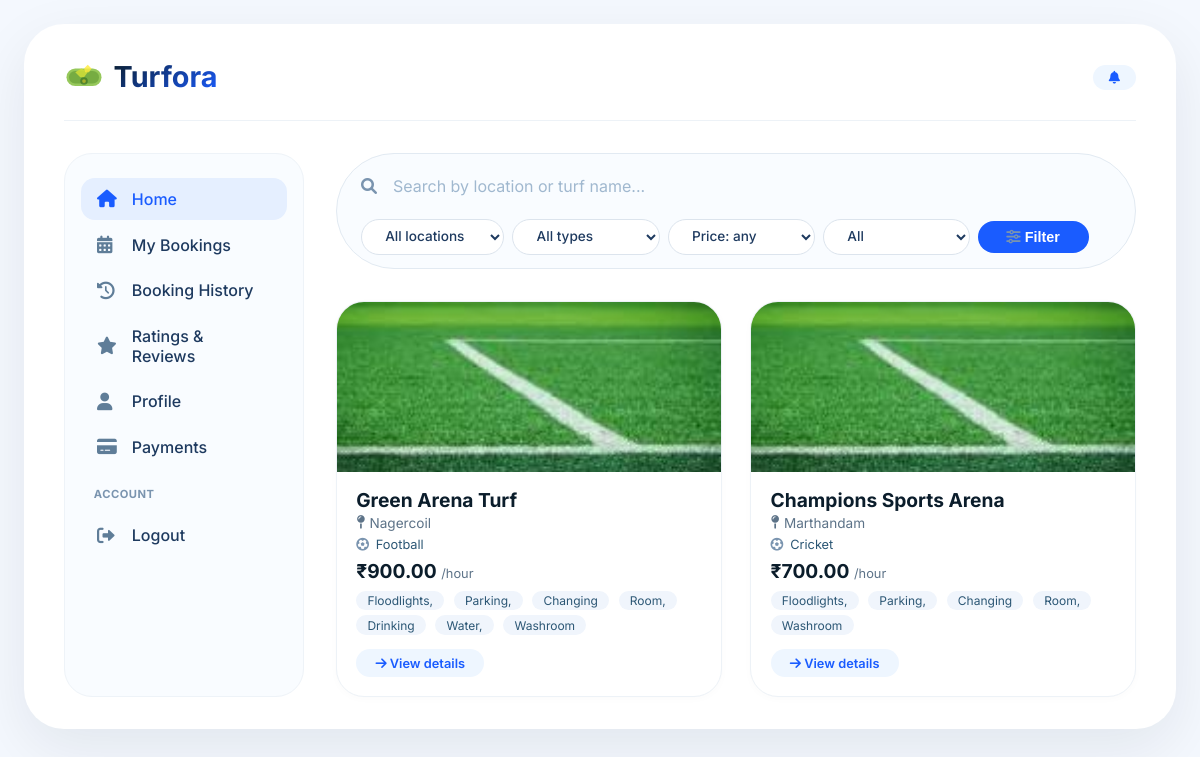
The app's page /home/1/ with its own data.
### turforaapp/models.py (models this page shows, shortened)
class Turf(models.Model):
    turf_name = models.CharField(max_length=100)
    location = models.CharField(max_length=100)
    turf_type = models.CharField(max_length=50)
    image = models.ImageField(upload_to='turf_images/', blank=True, null=True)
    description = models.TextField()
    price_per_hour = models.DecimalField(max_digits=10, decimal_places=2)
    available_facilities = models.TextField()
    rating = models.DecimalField(max_digits=3, decimal_places=1, default=0.0)
    address = models.CharField(max_length=255)
    opening_time = models.TimeField()
    closing_time = models.TimeField()
    is_active = models.BooleanField(default=True)

### turforaapp/views.py (the view)
# urls.py: 2. Add a URL to urlpatterns:  path('', views.home, name='home')
def home(request,id):
    user=Playerdetail.objects.get(id=id)
    query = request.GET.get('q', '')
    location = request.GET.get('location', '')
    turf_type = request.GET.get('turf_type', '')
    price_per_hour = request.GET.get('price_per_hour', '')
    availability = request.GET.get('availability', '')
    turfs = Turf.objects.all()
    if query:
        turfs = turfs.filter(
            Q(turf_name__icontains=query) |
            Q(location__icontains=query)
        )
    if location:
        turfs = turfs.filter(location__icontains=location)
    if turf_type:
        turfs = turfs.filter(turf_type__iexact=turf_type)
    if price_per_hour == 'low':
        turfs = turfs.filter(price_per_hour__lt=500)
    elif price_per_hour == 'medium':
        turfs = turfs.filter(
            price_per_hour__gte=500,
            price_per_hour__lte=1000
        )
    elif price_per_hour == 'high':
        turfs = turfs.filter(price_per_hour__gt=1000)
    if availability:
        turfs = turfs.filter(status=availability)
    return render(request, 'home.html', {
        'user': user,
        'turfs': turfs,
        'query': query,
        'location': location,
        'turf_type': turf_type,
        'price_per_hour': price_per_hour,
        'availability': availability
    })

### turforaapp/templates/home.html (shortened to what this page needs)
<!DOCTYPE html>
<html lang="en">
<head>
    <link rel="stylesheet" href="https://cdnjs.cloudflare.com/ajax/libs/font-awesome/6.0.0-beta3/css/all.min.css" />
</head>
<body>
    <div class="app">
        <header class="header">
            <div class="logo">
                <span>Turfora</span>
            </div>
            <div class="header-actions">
                <a href="{% url 'notifications' %}">
                    <span class="badge"><i class="fas fa-bell"></i> </span></a>
            </div>
        </header>
        <div class="dashboard-grid">
            <aside class="sidebar">
                <a href="#" class="menu-item active"><i class="fas fa-home"></i> Home</a>
                <a href="{% url 'mybookings' user.id%}" class="menu-item"><i class="fas fa-calendar-alt"></i> My Bookings</a>
                <a href="{% url 'booking_history' user.id%}" class="menu-item"><i class="fas fa-history"></i> Booking History</a>
                <a href="{% url 'reviews_ratings'%}" class="menu-item"><i class="fas fa-star"></i> Ratings & Reviews</a>
                <a href="{% url 'userprofile' user.id%}" class="menu-item"><i class="fas fa-user"></i> Profile</a>
                <a href="#" class="menu-item"><i class="fas fa-credit-card"></i> Payments</a>
                <h4>account</h4>
                <a href="{% url 'login'%}" class="menu-item"><i class="fas fa-sign-out-alt"></i> Logout</a>
            </aside>
            <div class="main-content">
                <form method="GET" class="search-bar">
                    <i class="fas fa-search"></i>
                    <input type="text" name="q" placeholder="Search by location or turf name..." value="{{ query }}">
                    <div class="filter-group">
                        <select name="location">
                            <option value="">All locations</option>
                        </select>
                        <select name="turf_type">
                            <option value="">All types</option>
                        </select>
                        <select name="price">
                            <option value="">Price: any</option>
                        </select>
                        <select name="availability">
                            <option value="">All</option>
                        </select>
                        <button type="submit" class="btn-search">
                            <i class="fas fa-sliders-h"></i>
                            Filter
                        </button>
                    </div>
                </form>
                <div class="turf-grid">
                    {% for turf in turfs %}
                    <div class="turf-card">
                        {% if turf.image %}
                        <img src="{{ turf.image.url }}" alt="{{ turf.turf_name }}">
                        {% else %}
                        <img src="https://via.placeholder.com/400x200?text=No+Image" alt="No image">
                        {% endif %}
                        <div class="turf-body">
                            <h3>{{ turf.turf_name }}</h3>
                            <div class="location">
                                <i class="fas fa-map-pin"></i>
                                {{ turf.location }}
                            </div>
                            <div class="meta">
                                <span>
                                    <i class="fas fa-futbol"></i>
                                    {{ turf.turf_type }}
                                </span>
                            </div>
                            <div class="price">
                                ₹{{ turf.price_per_hour }}
                                <span style="font-weight:400;
                             font-size:0.8rem;
                             color:#5d7388;">
                                    /hour
                                </span>
                            </div>
                            <div class="facilities">
                                {% if turf.available_facilities %}
                                {% for facility in turf.available_facilities.split %}
                                <span>{{ facility }}</span>
                                {% endfor %}
                                {% endif %}
                            </div>
                            <a href="{% url 'turfdetails' turf.id %}" class="view-detail">
                                <i class="fas fa-arrow-right"></i>
                                View details
                            </a>
                        </div>
                    </div>
                    {% endfor %}
                </div>
            </div>
        </div>
    </div>
</body>
</html>

### turforaapp/templates/home.html (style rules this page uses)
* { margin: 0; padding: 0; box-sizing: border-box; }
body { font-family: 'Inter', sans-serif; background: #f4f8fe; color: #0b1d2b; padding: 1.5rem; }
.app { max-width: 1400px; margin: 0 auto; background: #ffffff; border-radius: 40px; box-shadow: 0 20px 60px rgba(0, 20, 40, 0.08); padding: 2rem 2.5rem; }
.header { display: flex; justify-content: space-between; align-items: center; flex-wrap: wrap; gap: 1rem 2rem; padding-bottom: 1.5rem; border-bottom: 1px solid #edf2f7; margin-bottom: 2rem; }
.logo { display: flex; align-items: center; gap: 0.6rem; font-size: 1.8rem; font-weight: 700; color: #0b1d2b; }
.logo svg { width: 40px; height: 40px; }
.logo span { background: linear-gradient(145deg, #0b1d2b, #1a5cff); -webkit-background-clip: text; -webkit-text-fill-color: transparent; }
.header-actions { display: flex; gap: 1rem; align-items: center; flex-wrap: wrap; }
.badge { background: #eef6ff; color: #1a5cff; padding: 0.3rem 1rem; border-radius: 40px; font-size: 0.8rem; font-weight: 600; cursor: pointer; }
.dashboard-grid { display: grid; grid-template-columns: 240px 1fr; gap: 2rem; }
.sidebar { background: #f9fcff; border-radius: 28px; padding: 1.5rem 1rem; border: 1px solid #eef3f8; }
.sidebar h4 { font-size: 0.7rem; text-transform: uppercase; letter-spacing: 0.5px; color: #7a94af; margin: 1.2rem 0 0.8rem 0.8rem; }
.sidebar .menu-item { display: flex; align-items: center; gap: 0.8rem; padding: 0.7rem 1rem; border-radius: 14px; color: #1e3a5f; font-weight: 500; transition: 0.15s; cursor: pointer; margin-bottom: 0.2rem; text-decoration: none; }
.sidebar .menu-item i { width: 22px; color: #5f7d98; font-size: 1.1rem; }
.sidebar .menu-item.active { background: #e5efff; color: #1a5cff; }
.sidebar .menu-item.active i { color: #1a5cff; }
.main-content { display: flex; flex-direction: column; gap: 2rem; }
.search-bar { display: flex; flex-wrap: wrap; align-items: center; gap: 0.8rem 1rem; background: #f9fcff; padding: 0.8rem 1.5rem; border-radius: 60px; border: 1px solid #e2eaf2; }
.search-bar i { color: #7a94af; }
.search-bar input { flex: 1; border: none; background: transparent; padding: 0.6rem 0; font-size: 1rem; outline: none; min-width: 150px; font-family: inherit; }
.search-bar input::placeholder { color: #a0b8cf; }
.filter-group { display: flex; gap: 0.5rem; flex-wrap: wrap; align-items: center; }
.filter-group select { background: white; border: 1px solid #dce4ed; border-radius: 40px; padding: 0.5rem 1.2rem 0.5rem 1.2rem; font-size: 0.85rem; font-weight: 500; color: #1e3a5f; outline: none; font-family: inherit; cursor: pointer; }
.filter-group .btn-search { background: #1a5cff; color: white; border: none; padding: 0.5rem 1.8rem; border-radius: 40px; font-weight: 600; font-size: 0.9rem; cursor: pointer; transition: 0.15s; }
.turf-grid { display: grid; grid-template-columns: repeat(auto-fill, minmax(260px, 1fr)); gap: 1.8rem; }
.turf-card { background: #ffffff; border-radius: 28px; border: 1px solid #edf2f7; overflow: hidden; transition: 0.2s ease; box-shadow: 0 2px 8px rgba(0, 0, 0, 0.02); cursor: pointer; text-decoration: none; color: inherit; display: block; }
.turf-card img { width: 100%; height: 170px; object-fit: cover; background: #dce4ed; display: block; }
.turf-body { padding: 1rem 1.2rem 1.2rem; }
.turf-body h3 { font-size: 1.2rem; font-weight: 700; margin-bottom: 0.2rem; color: #0b1d2b; }
.turf-body .location { color: #5d7388; font-size: 0.85rem; display: flex; align-items: center; gap: 0.3rem; margin-bottom: 0.4rem; }
.turf-body .meta { display: flex; flex-wrap: wrap; gap: 0.4rem 0.8rem; font-size: 0.8rem; color: #2c5775; margin: 0.4rem 0; }
.turf-body .meta i { color: #7a94af; width: 16px; }
.turf-body .price { font-weight: 700; font-size: 1.2rem; color: #0b1d2b; margin: 0.3rem 0 0.4rem; }
.turf-body .facilities { display: flex; flex-wrap: wrap; gap: 0.3rem 0.6rem; margin: 0.5rem 0; font-size: 0.75rem; color: #2c5775; }
.turf-body .facilities span { background: #f0f5fc; padding: 0.15rem 0.7rem; border-radius: 30px; }
.turf-body .view-detail { display: inline-block; background: #eef6ff; color: #1a5cff; font-weight: 600; padding: 0.4rem 1.2rem; border-radius: 40px; font-size: 0.8rem; margin-top: 0.4rem; transition: 0.15s; }
a { text-decoration: none; }

### records on screen
Turf: image (picture), turf_name "Green Arena Turf", location "Nagercoil", turf_type "Football", price_per_hour "900.00", split "Floodlights," "Parking," "Changing" "Room," "Drinking" "Water," "Washroom"
Turf: image (picture), turf_name "Champions Sports Arena", location "Marthandam", turf_type "Cricket", price_per_hour "700.00", split "Floodlights," "Parking," "Changing" "Room," "Washroom"
